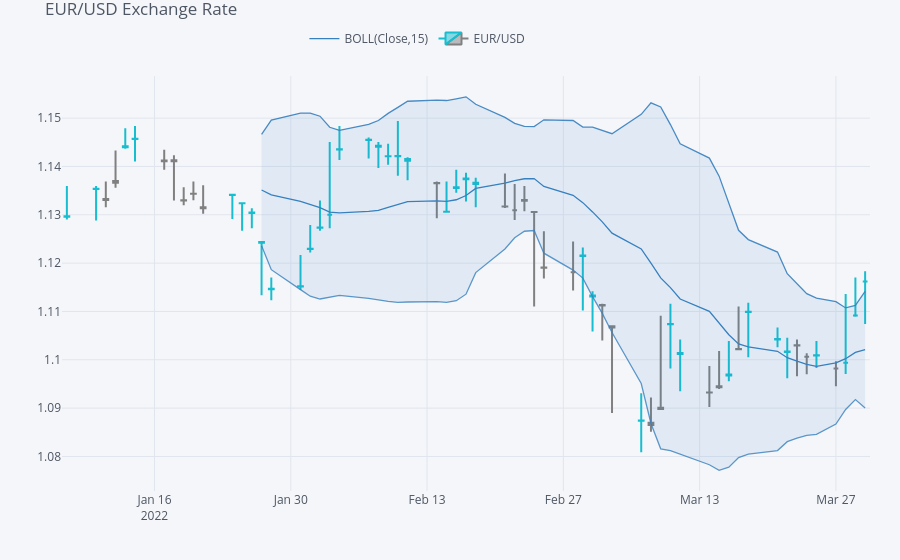

The cell this chart's notebook holds for it:
### Markdown cell above
**Additional Financial Elements**

### Code cell
qf.add_bollinger_bands(periods=15, boll_std=2)
plyo.iplot(
    qf.iplot(asFigure=True), 
    image='png', 
    filename='qf_02'
)
